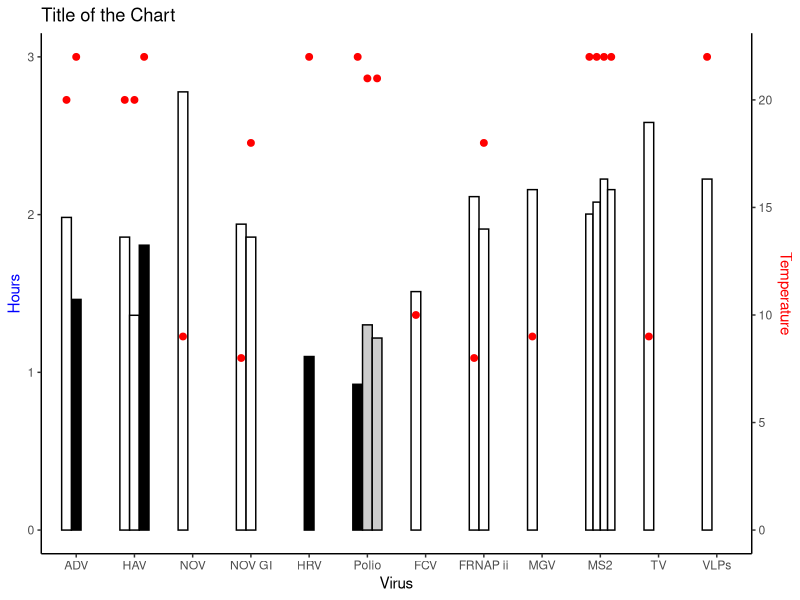
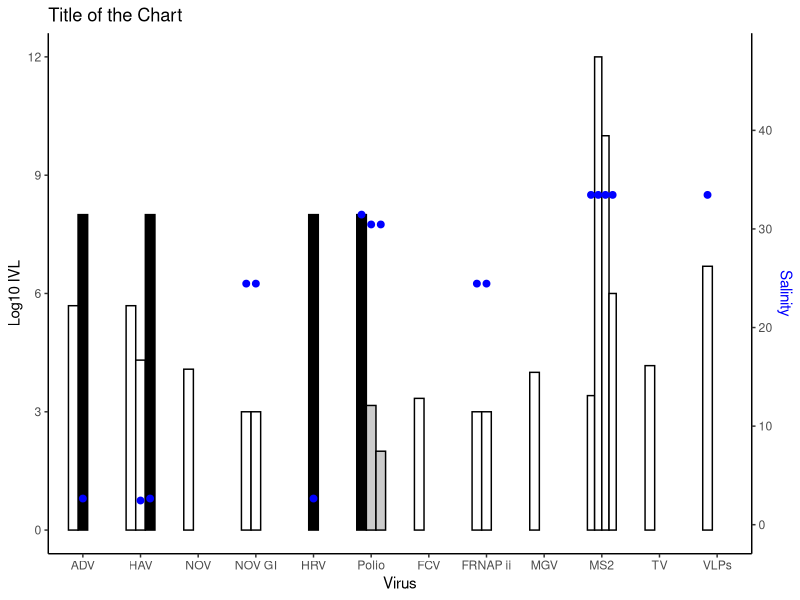

The R source for these figures, in order:
# title: Visualization Project
# Author details: Author: M. Haseeb Hassan, Contact details: hacceebhassan@gmail.com
# Copyright statement: Copyrights @ hacceebhassan

library(dplyr)
library(tidyr)
library(ggplot2)
library(readxl)
library(ggthemes)

# File for Hours and Temp Graph

raw_data <- read_excel("data/file.xlsx")
# raw_data <- raw_data %>%
#  replace(., is.na(.), 0)

# Order of the Graph
# Turn your 'treatment' column into a character vector
raw_data$Virus <- as.character(raw_data$Virus)
# Then turn it back into a factor with the levels in the correct order
raw_data$Virus <- factor(raw_data$Virus, levels = unique(raw_data$Virus))


# Axis Tricks
# Labels = c('a', 'b', 'c', 'd', 'e', 'f', 'g', 'h', 'i', 'j', 'k', 'l', 'm', 'n', 'o', 'p', 'q', 'r', 's', 't', 'u', 'v')
ylim.hours <- c(0, 3)
ylim.temp <- c(0, 22)
b <- diff(ylim.hours) / diff(ylim.temp)
a <- b * (ylim.hours[1] - ylim.temp[1])


# Color Pallete
cbbPalette <- c("#FFFFFF", "#FFFFFF", "#FFFFFF", "#FFFFFF", "#000000", "#CCCCCC", "#CCCCCC")

# Plot_1
ggplot() +
  ggtitle("Title of the Chart") +
  geom_bar(data = raw_data, aes(fill = Specie_Name, y = Hours, x = Virus), color = "black", position = "dodge", stat = "identity", width = 0.5) +
  scale_fill_manual(values = cbbPalette) +
  geom_point(data = raw_data, aes(fill = Specie_Name, y = a + Temp * b, x = Virus), position = position_dodge(width = 0.5), stat = "identity", size = 2, color = "red") +
  # scale_colour_manual(values=cbbPalette) +
  scale_x_discrete(name = "Virus") +
  scale_y_continuous("Hours", limits = c(0, 3), sec.axis = sec_axis(~ (. - a) / b, name = "Temperature", breaks = seq(0, 35, 5))) +
  # scale_y_continuous("Hours", sec.axis = sec_axis(~ (. - 0), name = "Temperature", breaks = seq(0, 25, 5))) +
  theme_classic() +
  theme(
    axis.title.y = element_text(color = "blue"),
    axis.title.y.right = element_text(color = "red"),
    legend.title = element_blank(),
    legend.position = "none"
  )



# Axis Trick
ylim.logg <- c(0, 10)
ylim.salinity <- c(0, 40)
d <- diff(ylim.logg) / diff(ylim.salinity)
c <- b * (ylim.logg[1] - ylim.salinity[1])

# Plot_2
ggplot() +
  ggtitle("Title of the Chart") +
  geom_bar(data = raw_data, aes(fill = Specie_Name, y = `Log10 IVL`, x = Virus), color = "black", position = "dodge", stat = "identity", width = 0.5) +
  scale_fill_manual(values = cbbPalette) +
  geom_point(data = raw_data, aes(fill = Specie_Name, y = c + Salinity * d, x = Virus), position = position_dodge(width = 0.5), stat = "identity", size = 2, color = "blue") +
  # scale_colour_manual(values=cbbPalette) +
  scale_x_discrete(name = "Virus") +
  scale_y_continuous("Log10 IVL", limits = c(0, 12), breaks = seq(0, 12, 3), sec.axis = sec_axis(~ (. - b) * 4, name = "Salinity")) +
  # scale_y_continuous("Hours", sec.axis = sec_axis(~ (. - 0), name = "Temperature", breaks = seq(0, 25, 5))) +
  theme_classic() +
  theme(
    axis.title.y = element_text(color = "black"),
    axis.title.y.right = element_text(color = "blue"),
    legend.title = element_blank(),
    legend.position = "none"
  )